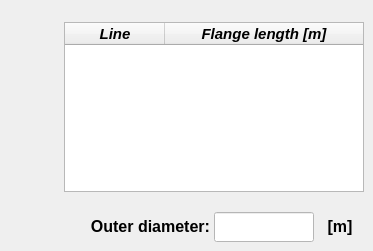
      <widget class="QWidget" name="tab_elements">
       <attribute name="title">
        <string>Element</string>
       </attribute>
       <widget class="QLabel" name="label_outer_diameter_element">
        <property name="enabled">
         <bool>true</bool>
        </property>
        <property name="geometry">
         <rect>
          <x>50</x>
          <y>212</y>
          <width>160</width>
          <height>30</height>
         </rect>
        </property>
        <property name="minimumSize">
         <size>
          <width>160</width>
          <height>30</height>
         </size>
        </property>
        <property name="maximumSize">
         <size>
          <width>160</width>
          <height>30</height>
         </size>
        </property>
        <property name="font">
         <font>
          <family>Arial</family>
          <pointsize>12</pointsize>
          <weight>75</weight>
          <italic>false</italic>
          <bold>true</bold>
         </font>
        </property>
        <property name="mouseTracking">
         <bool>true</bool>
        </property>
        <property name="text">
         <string>&lt;html&gt;&lt;head/&gt;&lt;body&gt;&lt;p align=&quot;right&quot;&gt;Outer diameter:&lt;/p&gt;&lt;/body&gt;&lt;/html&gt;</string>
        </property>
        <property name="alignment">
         <set>Qt::AlignRight|Qt::AlignTrailing|Qt::AlignVCenter</set>
        </property>
       </widget>
       <widget class="QLineEdit" name="lineEdit_outer_diameter_element">
        <property name="enabled">
         <bool>true</bool>
        </property>
        <property name="geometry">
         <rect>
          <x>214</x>
          <y>212</y>
          <width>100</width>
          <height>30</height>
         </rect>
        </property>
        <property name="minimumSize">
         <size>
          <width>100</width>
          <height>30</height>
         </size>
        </property>
        <property name="maximumSize">
         <size>
          <width>100</width>
          <height>30</height>
         </size>
        </property>
        <property name="sizeIncrement">
         <size>
          <width>0</width>
          <height>26</height>
         </size>
        </property>
        <property name="font">
         <font>
          <family>Arial</family>
          <pointsize>12</pointsize>
          <weight>75</weight>
          <italic>true</italic>
          <bold>true</bold>
         </font>
        </property>
        <property name="focusPolicy">
         <enum>Qt::ClickFocus</enum>
        </property>
        <property name="styleSheet">
         <string notr="true">color: rgb(0, 0, 0);
background-color: rgb(255, 255, 255);</string>
        </property>
        <property name="alignment">
         <set>Qt::AlignCenter</set>
        </property>
       </widget>
       <widget class="QLabel" name="label_unit_outer_diameter_element">
        <property name="enabled">
         <bool>true</bool>
        </property>
        <property name="geometry">
         <rect>
          <x>320</x>
          <y>212</y>
          <width>40</width>
          <height>30</height>
         </rect>
        </property>
        <property name="minimumSize">
         <size>
          <width>40</width>
          <height>30</height>
         </size>
        </property>
        <property name="maximumSize">
         <size>
          <width>40</width>
          <height>30</height>
         </size>
        </property>
        <property name="font">
         <font>
          <family>Arial</family>
          <pointsize>12</pointsize>
          <weight>75</weight>
          <italic>true</italic>
          <bold>true</bold>
         </font>
        </property>
        <property name="mouseTracking">
         <bool>true</bool>
        </property>
        <property name="text">
         <string>&lt;html&gt;&lt;head/&gt;&lt;body&gt;&lt;p align=&quot;center&quot;&gt;&lt;span style=&quot; font-style:normal;&quot;&gt;[m]&lt;/span&gt;&lt;/p&gt;&lt;/body&gt;&lt;/html&gt;</string>
        </property>
        <property name="alignment">
         <set>Qt::AlignCenter</set>
        </property>
       </widget>
       <widget class="QTreeWidget" name="treeWidget_flange_by_elements">
        <property name="geometry">
         <rect>
          <x>64</x>
          <y>22</y>
          <width>300</width>
          <height>170</height>
         </rect>
        </property>
        <property name="minimumSize">
         <size>
          <width>300</width>
          <height>170</height>
         </size>
        </property>
        <property name="maximumSize">
         <size>
          <width>300</width>
          <height>170</height>
         </size>
        </property>
        <property name="font">
         <font>
          <family>Arial</family>
          <pointsize>10</pointsize>
          <weight>75</weight>
          <italic>true</italic>
          <bold>true</bold>
         </font>
        </property>
        <column>
         <property name="text">
          <string>Line</string>
         </property>
         <property name="font">
          <font>
           <family>Arial</family>
           <pointsize>11</pointsize>
           <weight>75</weight>
           <italic>true</italic>
           <bold>true</bold>
          </font>
         </property>
         <property name="textAlignment">
          <set>AlignCenter</set>
         </property>
        </column>
        <column>
         <property name="text">
          <string>Flange length [m]</string>
         </property>
         <property name="font">
          <font>
           <family>Arial</family>
           <pointsize>11</pointsize>
           <weight>75</weight>
           <italic>true</italic>
           <bold>true</bold>
          </font>
         </property>
         <property name="textAlignment">
          <set>AlignCenter</set>
         </property>
        </column>
       </widget>
      </widget>
